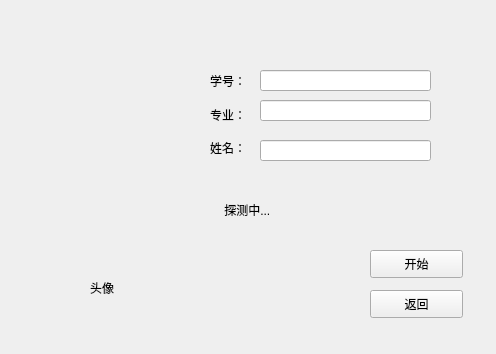
<?xml version="1.0" encoding="UTF-8"?>
<ui version="4.0">
 <class>detect</class>
 <widget class="QWidget" name="detect">
  <property name="geometry">
   <rect>
    <x>0</x>
    <y>0</y>
    <width>496</width>
    <height>354</height>
   </rect>
  </property>
  <property name="windowTitle">
   <string>检测界面</string>
  </property>
  <widget class="QPushButton" name="butBack">
   <property name="geometry">
    <rect>
     <x>370</x>
     <y>290</y>
     <width>93</width>
     <height>28</height>
    </rect>
   </property>
   <property name="text">
    <string>返回</string>
   </property>
  </widget>
  <widget class="QPushButton" name="butStart">
   <property name="geometry">
    <rect>
     <x>370</x>
     <y>250</y>
     <width>93</width>
     <height>28</height>
    </rect>
   </property>
   <property name="text">
    <string>开始</string>
   </property>
  </widget>
  <widget class="QLineEdit" name="txtStuNum">
   <property name="geometry">
    <rect>
     <x>260</x>
     <y>70</y>
     <width>171</width>
     <height>21</height>
    </rect>
   </property>
  </widget>
  <widget class="QLabel" name="label">
   <property name="geometry">
    <rect>
     <x>210</x>
     <y>73</y>
     <width>72</width>
     <height>15</height>
    </rect>
   </property>
   <property name="text">
    <string>学号：</string>
   </property>
  </widget>
  <widget class="QLabel" name="labPic">
   <property name="geometry">
    <rect>
     <x>20</x>
     <y>50</y>
     <width>171</width>
     <height>191</height>
    </rect>
   </property>
   <property name="text">
    <string/>
   </property>
  </widget>
  <widget class="QLabel" name="label_2">
   <property name="geometry">
    <rect>
     <x>90</x>
     <y>280</y>
     <width>72</width>
     <height>15</height>
    </rect>
   </property>
   <property name="text">
    <string>头像</string>
   </property>
  </widget>
  <widget class="QLabel" name="label_3">
   <property name="geometry">
    <rect>
     <x>210</x>
     <y>107</y>
     <width>72</width>
     <height>15</height>
    </rect>
   </property>
   <property name="text">
    <string>专业：</string>
   </property>
  </widget>
  <widget class="QLineEdit" name="txtMajor">
   <property name="geometry">
    <rect>
     <x>260</x>
     <y>100</y>
     <width>171</width>
     <height>21</height>
    </rect>
   </property>
  </widget>
  <widget class="QLabel" name="label_4">
   <property name="geometry">
    <rect>
     <x>210</x>
     <y>140</y>
     <width>72</width>
     <height>15</height>
    </rect>
   </property>
   <property name="text">
    <string>姓名：</string>
   </property>
  </widget>
  <widget class="QLineEdit" name="txtName">
   <property name="geometry">
    <rect>
     <x>260</x>
     <y>140</y>
     <width>171</width>
     <height>21</height>
    </rect>
   </property>
  </widget>
  <widget class="QLabel" name="labInfo">
   <property name="geometry">
    <rect>
     <x>221</x>
     <y>184</y>
     <width>201</width>
     <height>51</height>
    </rect>
   </property>
   <property name="text">
    <string> 探测中...</string>
   </property>
  </widget>
 </widget>
 <resources/>
 <connections/>
</ui>
